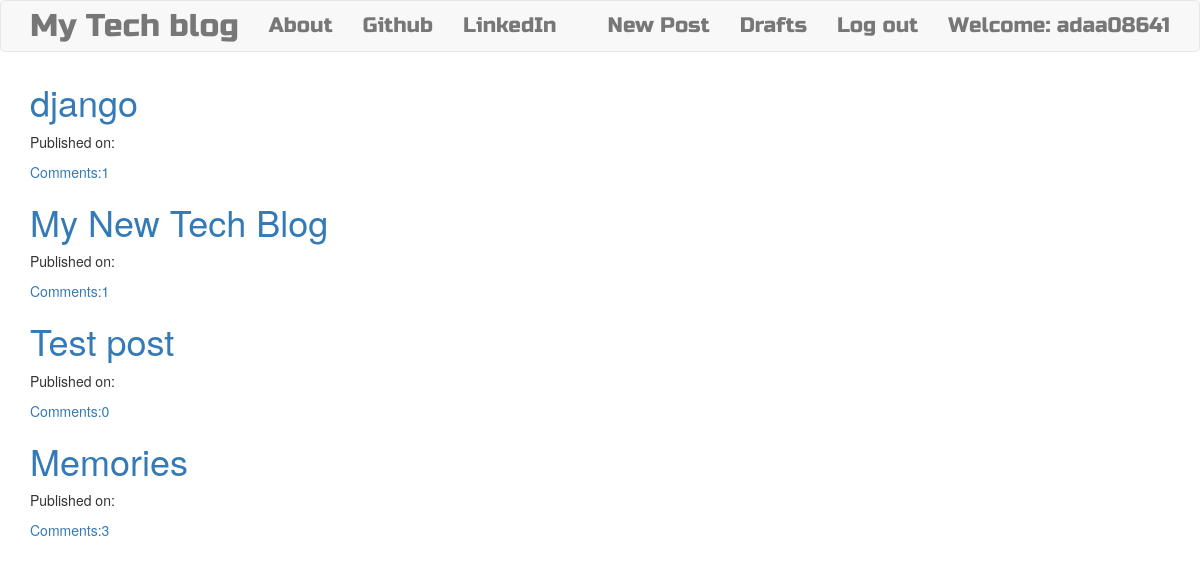
The app's page / (signed in) with its own data.
### blog/models.py (models this page shows, shortened)
class Post(models.Model):
    author=models.ForeignKey('auth.User',on_delete=models.DO_NOTHING)
    title = models.CharField(max_length=200)
    text = models.TextField()
    created_date =models.DateTimeField(default=timezone.now)
    published_date = models.DateTimeField(blank=True,null=True)
    def approve_comments(self):
        return self.comments.filter(approved_comment=True)

### blog/views.py (the view)
# urls.py: path('',views.PostListView.as_view(),name='post_list'),
class PostListView(ListView):
    model = Post
    def get_queryset(self):
        return Post.objects.filter(published_date__lte=timezone.now()).order_by('-published_date')

### blog/templates/blog/post_list.html
{% extends "blog/base.html" %}
{% block content %}
<div class="centerstage">
    {% for post in post_list %}
    <div class="post">
        <h1><a href="{% url 'post_detail' pk=post.pk %}">{{ post.title }}</a></h1>
        <div class="date">
            <p>Published on: {{post.published|date:"D M Y"}}</p>
        </div>
        <a href="{% url 'post_detail' pk=post.pk %}">Comments:{{post.approve_comments.count }}</a>
    </div>
    {% endfor %}
</div>
{% endblock %}

### blog/templates/blog/base.html (shortened to what this page needs)
<!DOCTYPE html>
{% load static %}
<html>
    <head>
        <link rel="stylesheet" href="https://maxcdn.bootstrapcdn.com/bootstrap/3.4.1/css/bootstrap.min.css">
        <link rel="stylesheet" href="//cdn.jsdelivr.net/npm/medium-editor@latest/dist/css/medium-editor.min.css" type="text/css" media="screen" charset="utf-8">
        <link rel="stylesheet" href="{% static 'css/blog.css' %}">
    </head>
<body class='loader'>
  <nav class="navbar navbar-default techfont custom-navbar">
    <div class="container">
      <ul class="nav navbar-nav">
        <li><a class='navbar-brand bigbrand' href="{% url 'post_list' %}">My Tech blog</a></li>
        <li><a href="{% url 'about' %}" >About</a></li>
        <li><a href="https://www.github.com">Github</a></li>
        <li><a href="https://www.linkedin.com">LinkedIn</a></li>
      </ul>
      <ul class="nav navbar-nav navbar-right">
        {% if user.is_authenticated %}
        <li>
          <a href="{% url 'post_new' %}" >New Post</a>
        </li>
        <li>
          <a href="{% url 'post_draft_list' %}">Drafts</a>
        </li>
        <li>
          <a href="{% url 'logout' %}" >Log out</a>
        </li>
        <li>
          <a >Welcome: {{ user.username }}</a>
        </li>
          {% else %}
          <li><a class='nav navbar-right' href="{% url 'login' %}" ><span class="glyphicon glyphicon-user">Login</span></a></li>
        {% endif %}
      </ul>
  </div>
</nav>
        <div class="content container">
            <div class="row">
                <div class="col-md-8">
                  <div class="blog_posts">
                    {% block content %}
                    {% endblock %}
                  </div>
                </div>
            </div>
        </div>
</body>
</html>

### blog/static/css/blog.css (style rules this page uses)
.techfont { font-family: 'Russo One', sans-serif; font-size: 1.5em; margin-bottom: 10px; }
.bigbrand { font-size: 1.5em; }
.centerstage { margin-left: auto; margin-right: auto; }
.loader { filter:hue-rotate(0deg); color:linear-gradient(45deg,#0f8,#08f); animation:hue 10000ms infinite linear; }

### records on screen
Post: title "django", approve_comments.count "1"
Post: title "My New Tech Blog", approve_comments.count "1"
Post: title "Test post", approve_comments.count "0"
Post: title "Memories", approve_comments.count "3"

### other values on screen
{{ user.username }} "adaa08641"
